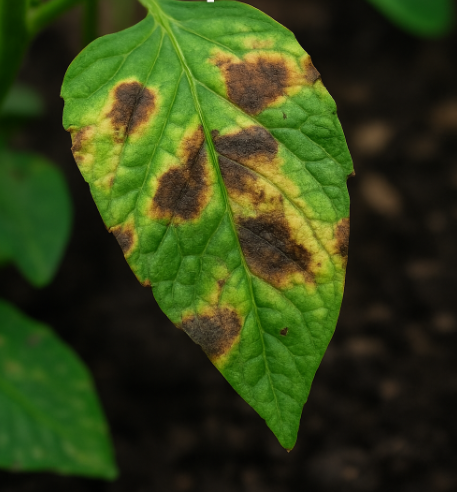
%> input picture monitoreo-planta-esp32-matlab/planta_ref.jpg.png, 457 x 492 px
$ octave proyecto_esp32.m   (GNU Octave 9; MATLAB toolbox functions it lacks are replaced by stand-ins)
%> lines starting %> are read from the running program, lines starting %| are printed output that depends on the picture
%% COMPARACIÓN SIN DEEP LEARNING TOOLBOX: PRUEBA LOCAL (prueba_cam.jpg.jpg) Y ESP32
% No requiere Deep Learning Toolbox ni paquetes adicionales.

clear; clc; close all;

%% --- 1. CONFIGURACIÓN ---
modoPruebaLocal = true;                 % true = usa rutaPruebaCam | false = usa urlCamara
urlCamara       = 'http://10.5.36.180'; % URL del ESP32 cuando esté listo
rutaReferencia  = 'planta_ref.jpg.png'; % Imagen de referencia en C:\Users\USUARIO\Documents
rutaPruebaCam   = 'prueba_cam.jpg.jpg'; % Imagen de prueba local en C:\Users\USUARIO\Documents
sz              = [128 128];            % Tamaño estándar para comparar
umbralSimilitud = 0.75;                 % Ajusta según el puntaje que veas (0.0 a 1.0)
intervaloSeg    = 0.50;                 % Pausa entre lecturas (segundos)

%% --- 2. VERIFICAR ARCHIVOS Y EXTRAER VECTOR DE REFERENCIA ---
if ~exist(rutaReferencia, 'file')
    error('No se encontró "%s" en la carpeta actual (%s).', rutaReferencia, pwd);
end

if modoPruebaLocal && ~exist(rutaPruebaCam, 'file')
    error('No se encontró "%s" en la carpeta actual (%s).', rutaPruebaCam, pwd);
end

imgRef = imread(rutaReferencia);
%> imgRef is the input picture: size 492x457x3 uint8; mean R, G, B 50.9, 65.5, 22.2
f1 = extraerVectorComparacion(imgRef, sz);
%> in extraerVectorComparacion, `imgRes = im2double(imresize(img, sz));`:
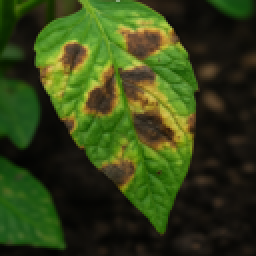
%> imgRes: size 128x128x3 double (shown 2 times larger); mean R, G, B 0.2, 0.257, 0.0872
%> in extraerVectorComparacion, `hR = histcounts(imgRes(:, :, 1), edges, 'Normalization', 'probability');`: hR = [0.188 0.303 0.126 0.0804 0.0769 0.0638 0.0454 0.0345 0.0254 0.0197 0.0156 0.0133 0.00659 0.0014 0 0]
%> in extraerVectorComparacion, `hG = histcounts(imgRes(:, :, 2), edges, 'Normalization', 'probability');`: hG = [0.219 0.23 0.0541 0.044 0.0571 0.0947 0.0579 0.0606 0.0587 0.0574 0.0409 0.0198 0.00525 0.000122 0 0]
%> in extraerVectorComparacion, `hB = histcounts(imgRes(:, :, 3), edges, 'Normalization', 'probability');`: hB = [0.49 0.263 0.142 0.0818 0.0195 0.00354 0.000122 0.000122 0 0 0 0 0 0 0 0]
%> in extraerVectorComparacion, `vecHist = [hR, hG, hB];`: vecHist = 48 values, max 0.49 at index 33, min 0 at index 15, mean 0.0625
%> in extraerVectorComparacion, `vecHist = vecHist / (norm(vecHist) + eps);`: vecHist = 48 values, max 0.615 at index 33, min 0 at index 15, mean 0.0785
fprintf('Referencia "%s" cargada y lista.\n', rutaReferencia);

%% --- 3. VENTANA DE VISUALIZACIÓN Y BUCLE DE COMPARACIÓN ---
fig = figure('Name', 'Comparación Planta (Sin ResNet-18)', 'NumberTitle', 'off');

subplot(1, 2, 1);
imshow(imgRef);
title('Referencia (Planta)', 'Interpreter', 'none');

axCam = subplot(1, 2, 2);
imshow(zeros(240, 320, 3, 'uint8'), 'Parent', axCam);
title('Esperando imagen...', 'Color', [0.3 0.3 0.3]);
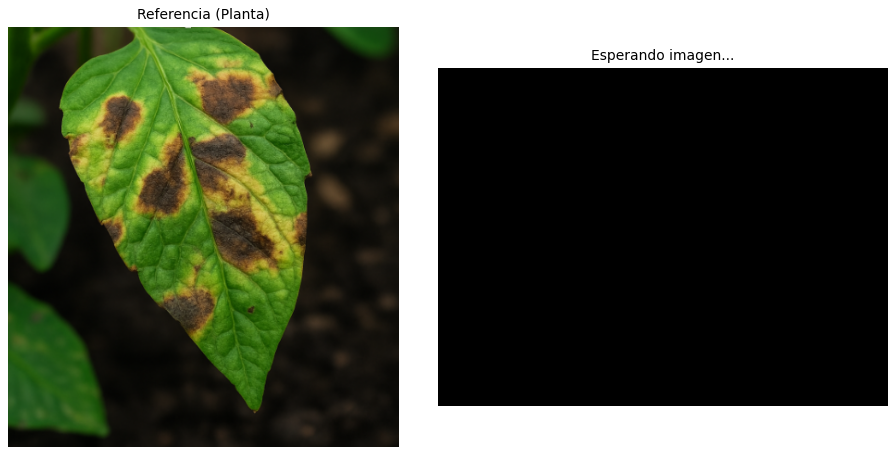
%> figure redrawn from the program's plot data, 2 panels

while ishandle(fig)
    if modoPruebaLocal
        imgCam = imread(rutaPruebaCam);
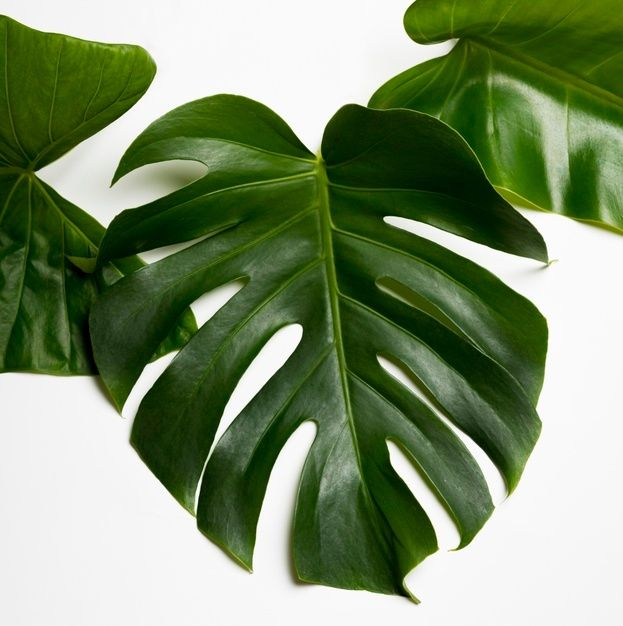
%> input picture monitoreo-planta-esp32-matlab/prueba_cam.jpg.jpg, 623 x 626 px
%> imgCam is the input picture: size 626x623x3 uint8; mean R, G, B 128.1, 146.1, 111.8
    else
        imgCam = obtenerFrameCamara(urlCamara);
    end

    if ~isempty(imgCam)
        f2 = extraerVectorComparacion(imgCam, sz);
%> call 2 of extraerVectorComparacion, with sz = [128 128]
%> in extraerVectorComparacion (call 2), `imgRes = im2double(imresize(img, sz));`:
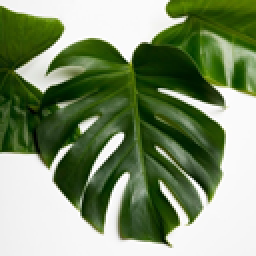
%> imgRes: size 128x128x3 double (shown 2 times larger); mean R, G, B 0.503, 0.573, 0.439
%> in extraerVectorComparacion (call 2), `hR = histcounts(imgRes(:, :, 1), edges, 'Normalization', 'probability');`: hR = [0.09 0.0973 0.118 0.109 0.0735 0.0429 0.0228 0.0155 0.0139 0.011 0.00928 0.00873 0.0097 0.0106 0.0208 0.347]
%> in extraerVectorComparacion (call 2), `hG = histcounts(imgRes(:, :, 2), edges, 'Normalization', 'probability');`: hG = [0.0011 0.0187 0.0759 0.0986 0.121 0.108 0.0739 0.0424 0.0231 0.0188 0.0123 0.0121 0.0121 0.0114 0.0231 0.348]
%> in extraerVectorComparacion (call 2), `hB = histcounts(imgRes(:, :, 3), edges, 'Normalization', 'probability');`: hB = [0.346 0.0701 0.0535 0.0417 0.0297 0.0211 0.0126 0.0131 0.00964 0.00836 0.00665 0.00836 0.00641 0.0116 0.0197 0.342]
%> in extraerVectorComparacion (call 2), `vecHist = [hR, hG, hB];`: vecHist = 48 values, max 0.348 at index 32, min 0.0011 at index 17, mean 0.0625
%> in extraerVectorComparacion (call 2), `vecHist = vecHist / (norm(vecHist) + eps);`: vecHist = 48 values, max 0.452 at index 32, min 0.00143 at index 17, mean 0.0811

        % Similitud del coseno entre vectores normalizados (0.0 a 1.0 aprox.)
        similitud = max(0, min(1, dot(f1, f2)));
%> similitud = 0.54
        coincide  = similitud >= umbralSimilitud;
%> coincide = false

        imshow(imgCam, 'Parent', axCam);
        if coincide
            estado = 'COINCIDE';
            colorTxt = [0.0 0.55 0.0];
        else
            estado = 'NO COINCIDE';
            colorTxt = [0.85 0.0 0.0];
        end

        title(axCam, sprintf('%s  |  Similitud: %.3f', estado, similitud), ...
            'Color', colorTxt, 'FontWeight', 'bold');
        drawnow limitrate;
    end

    pause(intervaloSeg);
end

%% --- 4. VECTOR DE COMPARACIÓN SIN DEEP LEARNING ---
function vec = extraerVectorComparacion(img, sz)
    % Convierte a RGB si viene en escala de grises y redimensiona
    if size(img, 3) == 1
        img = repmat(img, [1 1 3]);
    elseif size(img, 3) > 3
        img = img(:, :, 1:3);
    end

    imgRes = im2double(imresize(img, sz));

    % Combina intensidad/estructura redimensionada (peso 0.7) e histograma RGB (peso 0.3)
    vecImg = imgRes(:)';
    vecImg = vecImg / (norm(vecImg) + eps);

    nBins = 16;
    edges = linspace(0, 1, nBins + 1);
    hR = histcounts(imgRes(:, :, 1), edges, 'Normalization', 'probability');
    hG = histcounts(imgRes(:, :, 2), edges, 'Normalization', 'probability');
    hB = histcounts(imgRes(:, :, 3), edges, 'Normalization', 'probability');
    vecHist = [hR, hG, hB];
    vecHist = vecHist / (norm(vecHist) + eps);

    vec = [0.7 * vecImg, 0.3 * vecHist];
    vec = vec / (norm(vec) + eps);
end

%% --- 5. FUNCIÓN AUXILIAR PARA OBTENER FRAME (JPEG DIRECTO O MJPEG STREAM) ---
function img = obtenerFrameCamara(url)
    img = [];
    try
        opts = weboptions('Timeout', 5, 'ContentType', 'raw');
        raw = webread(url, opts);

        if ischar(raw) || isstring(raw)
            raw = uint8(raw);
        end

        if isempty(raw) || ~isa(raw, 'uint8')
            return;
        end

        raw = raw(:)';

        idxInicio = strfind(raw, uint8([255, 216]));
        idxFin    = strfind(raw, uint8([255, 217]));

        if ~isempty(idxInicio) && ~isempty(idxFin)
            inicio = idxInicio(1);
            finCandidates = idxFin(idxFin > inicio);
            if ~isempty(finCandidates)
                fin = finCandidates(1) + 1;
                jpegBytes = raw(inicio:fin);
                img = imdecode(jpegBytes, 'jpeg');
                return;
            end
        end

        img = imdecode(raw, 'jpeg');

    catch ME
        warning('ESP32Cam:Lectura', 'Sin frame disponible (%s)', ME.message);
    end
end
